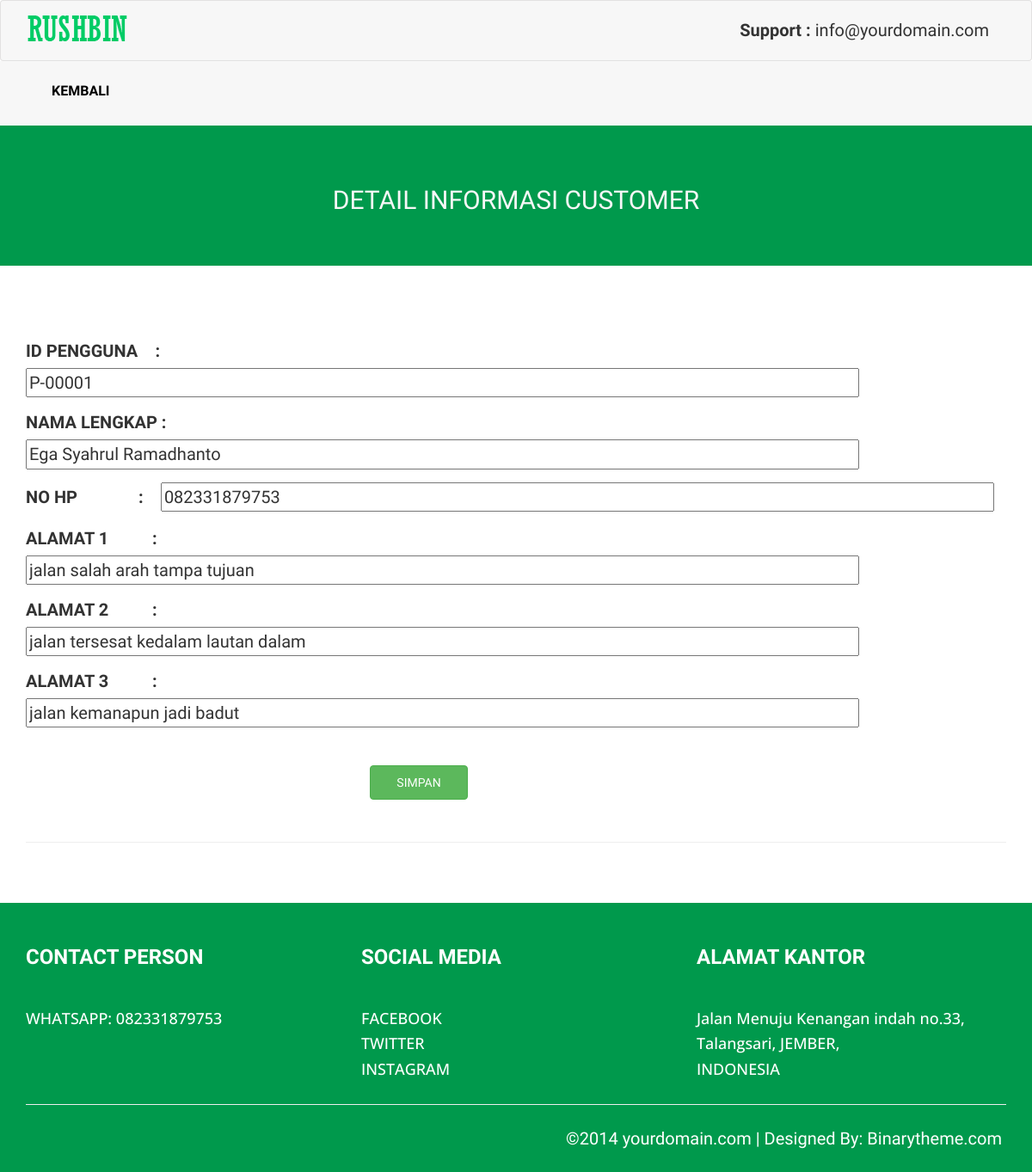
/detail_customer.php?id_pengguna=P-00001 (signed in), run on an earlier commit of the app's database.
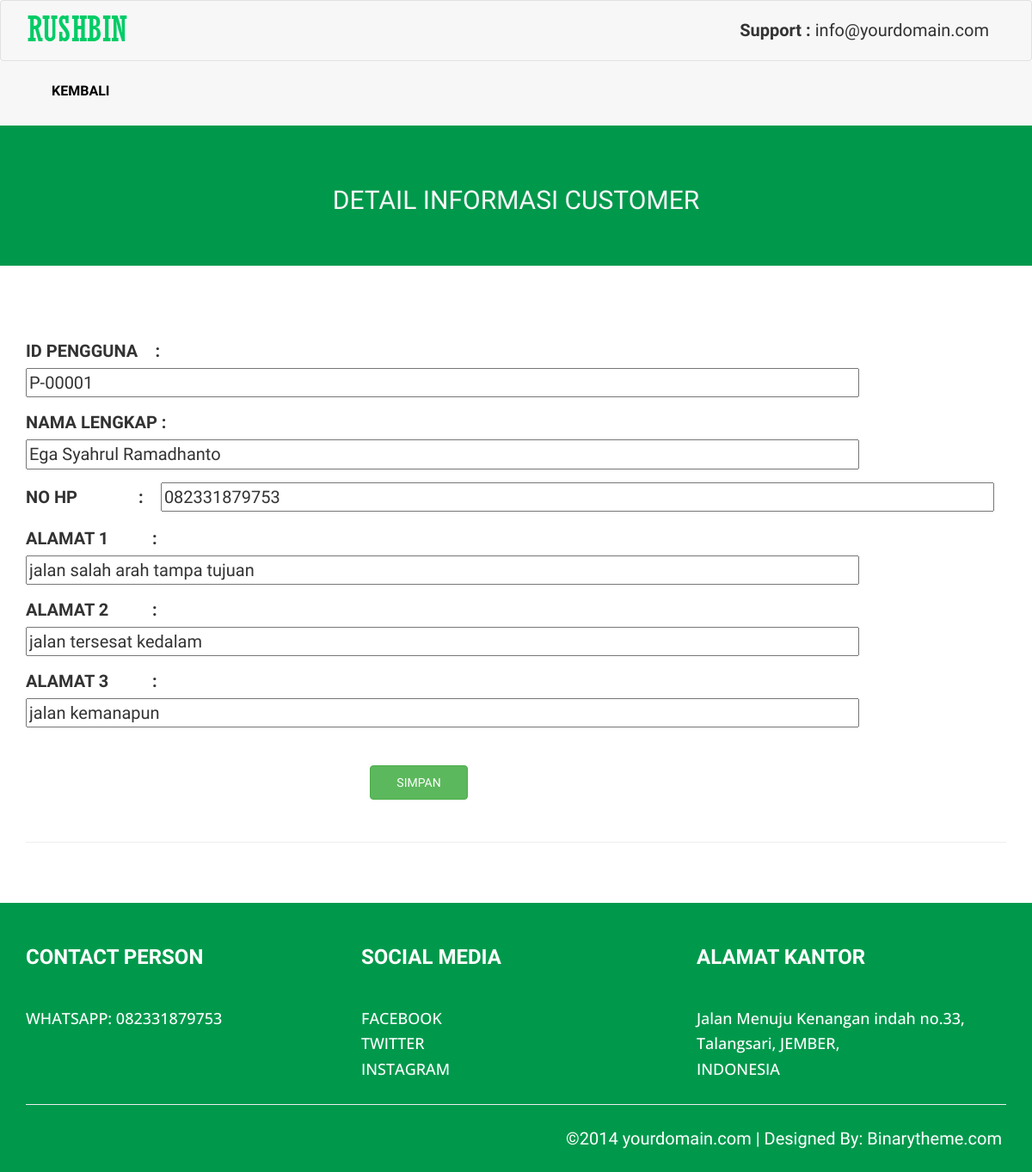
And on a later commit of the database.
### tables this page shows
CREATE TABLE `pengguna` (
  `id_pengguna` varchar(7) NOT NULL,
  `nama_lengkap` varchar(50) NOT NULL,
  `telepon` varchar(13) NOT NULL,
  `alamat1` varchar(50) NOT NULL,
  `alamat2` varchar(50) NOT NULL,
  `alamat3` varchar(50) NOT NULL,
  `point` int(10) NOT NULL,
  `username` varchar(50) NOT NULL
);

### Web/detail_customer.php (the view, shortened to what the changed rows need)
<!DOCTYPE html>
<html xmlns="http://www.w3.org/1999/xhtml">
<head>
    <link href="assets/css/bootstrap.css" rel="stylesheet" />
    <link href="assets/css/font-awesome.css" rel="stylesheet" />
    <link href="assets/css/animate.css" rel="stylesheet" />
    <link href="assets/css/flexslider.css" rel="stylesheet" />
    <link href="assets/css/style_copy.css" rel="stylesheet" />
</head>
<body>
    <div class="below-slideshow">
         <div class="container">
        <div class="row">
            <div class="col-lg-12 col-md-12 col-sm-12 col-xs-12">
                <div class="txt-block">
									<h1 class="head-line"> DETAIL INFORMASI CUSTOMER</h1>
                      </div>
            </div>
        </div>
    </div>
    </div>
    <div class="container">
        <div class="row">
            <div class="col-lg-12 col-md-12 col-sm-12 col-xs-12">
                <div>
                    <form action="edit_detail_customer.php" method="POST">
                <?php
                require ('koneksi.php');
                $data = $_GET['id_pengguna'];
                $sql = "SELECT * FROM `pengguna` WHERE id_pengguna = '$data'";
                    $hasil = mysqli_query($koneksi,$sql);
                    while($data = mysqli_fetch_array($hasil,MYSQLI_ASSOC)){
                    ?>
                    <tr>
                        <div class="form-group">
                            <label for="kode">ID PENGGUNA &ensp; :</label>
                            <input type="text" readonly="readonly" name ="kode" class="form" style="width: 85%;"
                            value="<?php echo $data['id_pengguna']; ?>" required/>
                        </div>
                        <div class="form-group">
                            <label for="nama">NAMA LENGKAP  :</label>
                            <input type="text" name ="txt_nama" class="form" style="width: 85%;"
                            placeholder="Masukan nama lengkap, contoh: <?php echo $data['nama_lengkap']; ?>" required
                            value="<?php echo $data['nama_lengkap']; ?>" >
                        </div>
                        <div class="form-group">
                            <label for="telepon">NO HP &ensp;&ensp;&ensp;&ensp;&ensp;&ensp; :</label>
                            <input type="text" name ="txt_telepon" class=" form"style="width: 85%;"
                            placeholder="Masukan nomer yang bisa dihubungi, contoh: 081*****" required
                            value="<?php echo $data['telepon']; ?>" >
                        </div>
                        <div class="form-group">
                            <label for="alamat1">ALAMAT 1 &ensp;&ensp;&ensp;&ensp; :</label>
                            <input type="text" name ="txt_alamat1" class="form" style="width: 85%;"
                            placeholder="Masukan alamat anda, contoh: <?php echo $data['alamat1']; ?>" required
                            value="<?php echo $data['alamat1']; ?>" >
                        </div>
                        <div class="form-group">
                            <label for="alamat2">ALAMAT 2 &ensp;&ensp;&ensp;&ensp; :</label>
                            <input type="text" name ="txt_alamat2" class="form" style="width: 85%;"
                            placeholder="OPTIONAL Masukan alamat anda, contoh: <?php echo $data['alamat2']; ?>"
                            value="<?php echo $data['alamat2']; ?>" >
                        </div>
                        <div class="form-group">
                            <label for="alamat3">ALAMAT 3 &ensp;&ensp;&ensp;&ensp; :</label>
                            <input type="text" name ="txt_alamat3" class="form" style="width: 85%;"
                            placeholder="OPTIONAL Masukan alamat anda, contoh: <?php echo $data['alamat3']; ?>" required
                            value="<?php echo $data['alamat3']; ?>" >
                        </div>
                        <br>
                        <button type="submit" class="btn btn-success" name="submit" style="margin-left: 400px; width: 10%; height: 40px;">SIMPAN</button>
                    </tr>
                    <?php
                    }
                ?>
                    </form>
                </div>
                <br /><hr />
            </div>
        </div>
    </div>
</body>
</html>

What changed in the data, as far as the page shows it:
changed pengguna "Ega Syahrul Ramadhanto": txt_alamat2 "jalan tersesat kedalam lautan dalam" → "jalan tersesat kedalam"; txt_alamat3 "jalan kemanapun jadi badut" → "jalan kemanapun"
